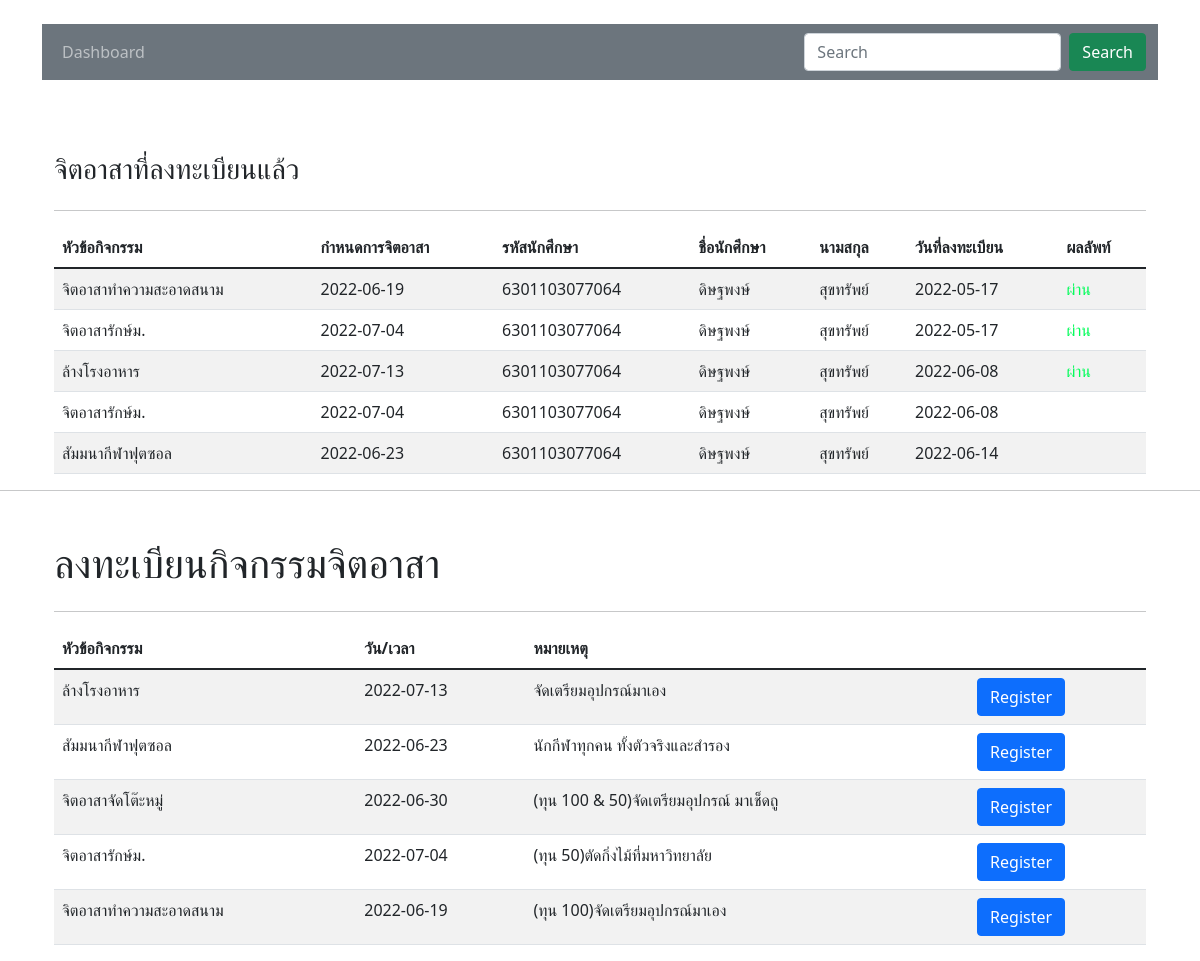
/actRegister.php (signed in), run on the app's committed database.
### tables this page shows
CREATE TABLE `act_register` (
  `registerId` int(11) NOT NULL,
  `actId` int(11) NOT NULL,
  `stId` int(11) NOT NULL,
  `registerDate` date NOT NULL DEFAULT current_timestamp(),
  `result` varchar(255) DEFAULT NULL
);

CREATE TABLE `activities` (
  `actId` int(11) NOT NULL,
  `title` varchar(255) NOT NULL,
  `actDatetime` date NOT NULL,
  `description` varchar(300) DEFAULT NULL
);

CREATE TABLE `students` (
  `stId` int(11) NOT NULL,
  `studentId` varchar(13) NOT NULL,
  `firstName` varchar(255) NOT NULL,
  `lastName` varchar(255) NOT NULL,
  `personId` varchar(13) NOT NULL,
  `birthDate` date DEFAULT NULL,
  `phone` varchar(13) DEFAULT NULL,
  `address` varchar(255) DEFAULT NULL,
  `scholarshipId` int(11) NOT NULL,
  `statusId` int(11) NOT NULL,
  `awards` varchar(255) DEFAULT NULL,
  `study` varchar(255) DEFAULT NULL,
  `class` varchar(255) DEFAULT NULL,
  `majorId` int(11) NOT NULL,
  `fatherName` varchar(255) DEFAULT NULL,
  `fPhone` varchar(10) DEFAULT NULL,
  `motherName` varchar(255) DEFAULT NULL,
  `mPhone` varchar(10) DEFAULT NULL,
  `clubName` varchar(255) DEFAULT NULL,
  `position` varchar(255) DEFAULT NULL,
  `size` varchar(10) DEFAULT NULL,
  `number` varchar(4) DEFAULT NULL,
  `userRole` varchar(10) NOT NULL,
  `roleId` int(11) NOT NULL,
  `password` varchar(255) DEFAULT NULL,
  `image` varchar(255) DEFAULT NULL
);

### actRegister.php (the view, shortened to what this page needs)
<?php
require_once 'config/connect.php';
?>
<!DOCTYPE html>
<html lang="en">
<head>
  <link href="https://cdn.jsdelivr.net/npm/bootstrap@5.1.3/dist/css/bootstrap.min.css" rel="stylesheet">
  <link rel="stylesheet" href="https://cdn.datatables.net/1.11.5/css/jquery.dataTables.min.css">
</head>
<body>
  <div class="container mt-4 mb-4">
    <nav class="navbar navbar-expand-lg navbar-dark bg-secondary">
      <div class="container-fluid">
        <ul class="navbar-nav mb-2 mb-lg-0">
          <li class="nav-item fw-normal">
            <a class="nav-link" aria-current="page" href="user.php">Dashboard</a>
          </li>
        </ul>
        <ul class="navbar-nav mb-2 mb-lg-0">
          <form class="d-flex">
            <input class="form-control me-2" type="search" placeholder="Search" aria-label="Search">
            <button class="btn btn-success" type="submit">Search</button>
          </form>
        </ul>
      </div>
    </nav>
    <br>
  </div>
  <div class="container-sm">
    <div class="container mt-5">
      <div class="row">
        <div class="col-md-6">
          <h3>จิตอาสาที่ลงทะเบียนแล้ว</h3>
        </div>
      </div>
      <hr>
      <table class="table table-striped">
        <thead>
          <tr>
            <th scope="col">หัวข้อกิจกรรม</th>
            <th scope="col">กำหนดการจิตอาสา</th>
            <th scope="col">รหัสนักศึกษา</th>
            <th scope="col">ชื่อนักศึกษา</th>
            <th scope="col">นามสกุล</th>
            <th scope="col">วันที่ลงทะเบียน</th>
            <th scope="col">ผลลัพท์</th>
          </tr>
        </thead>
        <tbody>
          <?php
          $stId = $_SESSION['user_login'];
          $register = $conn->query("SELECT a.*, act.title, act.actDatetime, s.studentId, s.firstName, s.lastName
                                    FROM act_register as a
                                    INNER JOIN activities as act ON a.actId=act.actId
                                    INNER JOIN students as s ON a.stId=s.stId
                                    WHERE a.stId=$stId");
          $register->execute();
          $stmt = $register->fetchAll();
          if (!$stmt) {
            echo "<tr><td colspan='7' class='text-center'>No Data found</td></tr>";
          } else {
            foreach ($stmt as $row) {
          ?>
              <tr>
                <td><?= $row['title']; ?></td>
                <td><?= $row['actDatetime']; ?></td>
                <td><?= $row['studentId']; ?></td>
                <td><?= $row['firstName']; ?></td>
                <td><?= $row['lastName']; ?></td>
                <td><?= $row['registerDate']; ?></td>
                <td>
                  <?php
                  if ($row['result'] == 'ไม่ผ่าน') {
                    echo '<font color="red">';
                    echo $row['result'];
                    echo '</font>';
                  } elseif ($row['result'] == 'ผ่าน') {
                    echo '<font color="#03fc5a">';
                    echo $row['result'];
                    echo '</font>';
                  } elseif ($row['result'] == 'ยกเลิก') {
                    echo '<font color="#1c1b18">';
                    echo $row['result'];
                    echo '</font>';
                  } elseif ($row['result'] == 'รอแก้ไข') {
                    echo '<font color="#f2cf07">';
                    echo $row['result'];
                    echo '</font>';
                  } else {
                    echo '<font color="#1a38c7">';
                    echo $registered['result'];
                    echo '</font>';
                  }
                  ?>
                </td>
              </tr>
          <?php }
          } ?>
        </tbody>
      </table>
    </div>
  </div>
  <hr>
  <div class="container-sm">
    <div class="container mt-5">
      <div class="row">
        <div class="col-md-6">
          <h1>ลงทะเบียนกิจกรรมจิตอาสา</h1>
        </div>
      </div>
      <hr>
      <table class="table table-striped">
        <thead>
          <tr>
            <th scope="col">หัวข้อกิจกรรม</th>
            <th scope="col">วัน/เวลา</th>
            <th scope="col">หมายเหตุ</th>
          </tr>
        </thead>
        <tbody>
          <?php
          $sql = $conn->query("SELECT * FROM activities ORDER BY actId DESC");
          $sql->execute();
          $data = $sql->fetchAll();
          if (!$data) {
            echo "<tr><td colspan='6' class='text-center'>No Data found</td></tr>";
          } else {
            foreach ($data as $activity) {
          ?>
              <tr>
                <td><?= $activity['title']; ?></td>
                <td><?= $activity['actDatetime']; ?></td>
                <td><?= $activity['description']; ?></td>
                <td>
                  <a href="actRe.php?actId=<?= $activity['actId']; ?>" class="btn btn-primary">Register</a>
                </td>
              </tr>
          <?php }
          } ?>
        </tbody>
      </table>
    </div>
  </div>
</body>
</html>

### data on the page
act_register: actId.title "จิตอาสาทำความสะอาดสนาม", actId.actDatetime "2022-06-19", stId.studentId "6301103077064", stId.firstName "ดิษฐพงษ์", stId.lastName "สุขทรัพย์", registerDate "2022-05-17", result "ผ่าน"
act_register: actId.title "จิตอาสารักษ์ม.", actId.actDatetime "2022-07-04", stId.studentId "6301103077064", stId.firstName "ดิษฐพงษ์", stId.lastName "สุขทรัพย์", registerDate "2022-05-17", result "ผ่าน"
act_register: actId.title "ล้างโรงอาหาร", actId.actDatetime "2022-07-13", stId.studentId "6301103077064", stId.firstName "ดิษฐพงษ์", stId.lastName "สุขทรัพย์", registerDate "2022-06-08", result "ผ่าน"
act_register: actId.title "จิตอาสารักษ์ม.", actId.actDatetime "2022-07-04", stId.studentId "6301103077064", stId.firstName "ดิษฐพงษ์", stId.lastName "สุขทรัพย์", registerDate "2022-06-08"
act_register: actId.title "สัมมนากีฬาฟุตซอล", actId.actDatetime "2022-06-23", stId.studentId "6301103077064", stId.firstName "ดิษฐพงษ์", stId.lastName "สุขทรัพย์", registerDate "2022-06-14"
activities: title "ล้างโรงอาหาร", actDatetime "2022-07-13", description "จัดเตรียมอุปกรณ์มาเอง"
activities: title "สัมมนากีฬาฟุตซอล", actDatetime "2022-06-23", description "นักกีฬาทุกคน ทั้งตัวจริงและสำรอง"
activities: title "จิตอาสาจัดโต๊ะหมู่", actDatetime "2022-06-30", description "(ทุน 100 & 50)จัดเตรียมอุปกรณ์ มาเช็ดถู"
activities: title "จิตอาสารักษ์ม.", actDatetime "2022-07-04", description "(ทุน 50)ตัดกิ่งไม้ที่มหาวิทยาลัย"
activities: title "จิตอาสาทำความสะอาดสนาม", actDatetime "2022-06-19", description "(ทุน 100)จัดเตรียมอุปกรณ์มาเอง"
